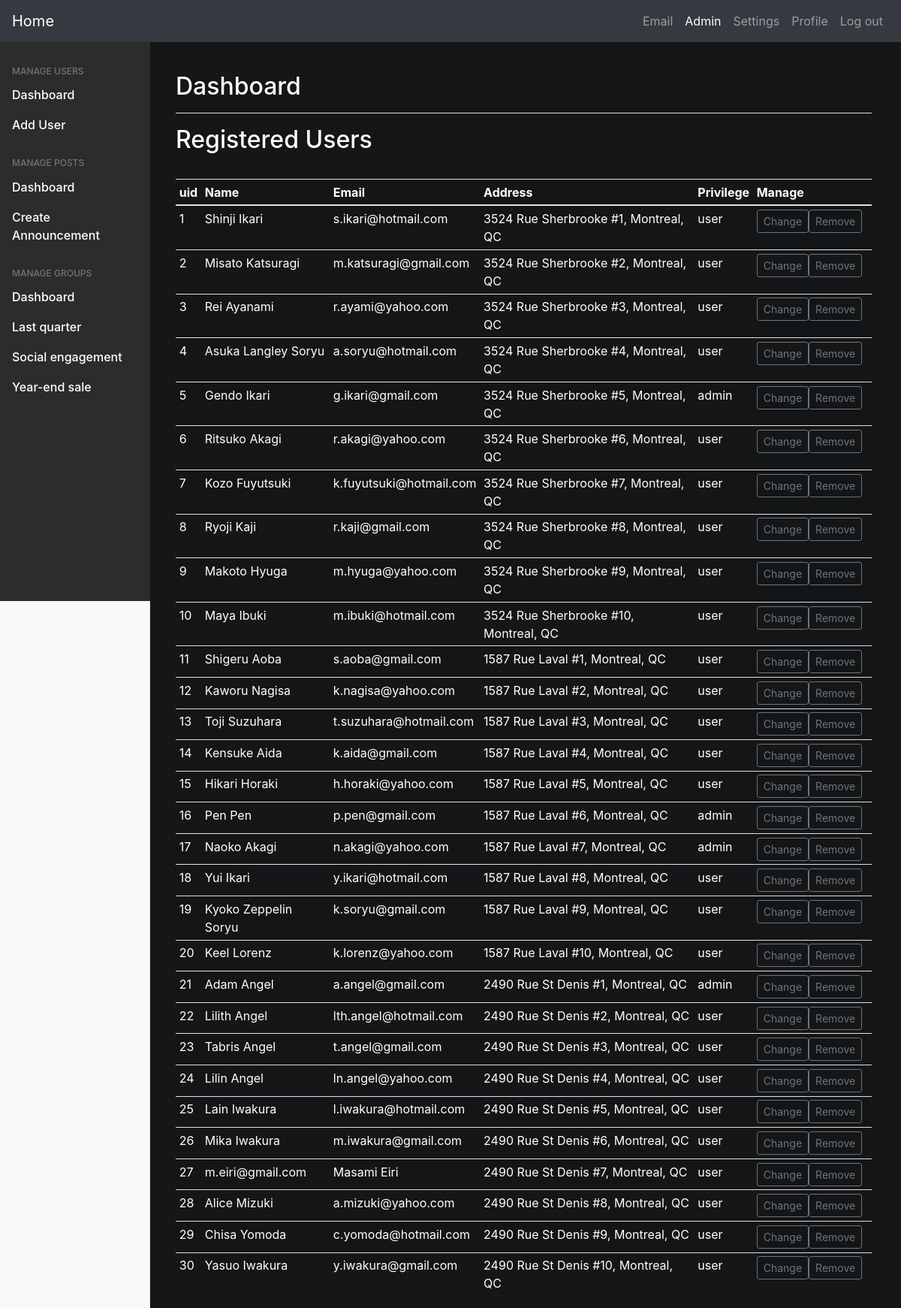
Screenshot of /admin.php (signed in) with the database file from the repository.
### tables this page shows
CREATE TABLE `condo_owners` (
  `user_id` INT NOT NULL AUTO_INCREMENT,
  `name` VARCHAR(45) NOT NULL,
  `email` VARCHAR(45) NOT NULL,
  `password` VARCHAR(255) NOT NULL, 
  `address` VARCHAR(45) NOT NULL,
  `percent_owned` DECIMAL NOT NULL,
  `privilege` VARCHAR(45) NOT NULL,
  PRIMARY KEY (`user_id`)
);

### includes/config_inc.php (called while the page is built, shortened)
<?php
    $home_url = "index.php";
    $register_url = "admin_registration.php";
    $profile_url = "#";
    $logout_url = "includes/logout_inc.php";
    $admin_url = "admin.php";
    $admin_posts_url = "admin_posts.php";
    $admin_announcement_url = "admin_announcement.php";
    $settings_url = "settings.php";
    $active_page = substr($_SERVER["SCRIPT_NAME"],strrpos($_SERVER["SCRIPT_NAME"],"/")+1);
    $email_url = "email.php";

### includes/functions_inc.php (the view, shortened to what this page needs)
<?php
function print_user_table($conn) {
    $sql = "SELECT * FROM condo_owners ORDER BY user_id ASC;";
    $query_result = mysqli_query($conn, $sql);
    echo "<thead>
            <tr>
              <th>uid</th>
              <th>Name</th>
              <th>Email</th>
              <th>Address</th>
              <th>Privilege</th>
              <th>Manage</th>
            </tr>
            </thead>
            <tbody>";
    if($query_result) {
        while($row = mysqli_fetch_assoc($query_result)) {
            echo "<tr>";
            echo "<td>{$row["user_id"]}</td>";
            echo "<td>{$row["name"]}</td>";
            echo "<td>{$row["email"]}</td>";
            echo "<td>{$row["address"]}</td>";
            echo "<td>{$row["privilege"]}</td>";
            echo "<td>
                <div class=\"btn-group mr-2\">
                <a href=\"admin_change_user.php?uid={$row["user_id"]}\"><button type=\"button\" class=\"btn btn-sm btn-outline-secondary\">Change</button></a>
                <a href=\"includes/delete_inc.php?uid={$row["user_id"]}\"><button type=\"button\" class=\"btn btn-sm btn-outline-secondary\">Remove</button>
                </div>
                </td>";
        }
    }
    echo "</tbody>";
}

### templates/header.php (shortened to what this page needs)
<?php
    require_once "includes/config_inc.php";
?>
<!DOCTYPE html>
<html lang="en">
<head>
    <link rel="stylesheet" href="https://cdn.jsdelivr.net/npm/bootstrap@4.5.3/dist/css/bootstrap.min.css">
    <link rel="stylesheet" href="css/style.css">
</head>
<body>
    <nav class="navbar navbar-expand-md bg-dark navbar-dark fixed-top">
        <a class="navbar-brand" href="<?php echo $home_url ?>">Home</a>
        <div class="collapse navbar-collapse" id="collapsibleNavbar">
            <ul class="navbar-nav ml-auto">
                <li class="nav-item">
                <?php
                    if (isset($_SESSION["user_id"])) {
                        echo "<a class=\"nav-link ";
                            if(strpos($active_page, "email") !== false)
                                echo "active";
                        echo "\" href=\"{$email_url}\">Email</a>";
                        if ($_SESSION["privilege"] == "admin") {
                            echo "<li class=\"nav-item\"><a class=\"nav-link ";
                            if(strpos($active_page, "admin") !== false)
                                echo "active";
                            echo "\" href=\"{$admin_url}\">Admin</a></li>";
                        }
                        echo "<li class=\"nav-item\"><a class=\"nav-link ";
                            if($active_page == "{$settings_url}")
                                echo "active";
                            echo "\" href=\"{$settings_url}\">Settings</a></li>";
                        echo "<a class=\"nav-link ";
                            if($active_page == "profile.php")
                                echo "active";
                        echo "\" href=\"{$profile_url}\">Profile</a>";
                    }
                    else {
                        echo "<a class=\"nav-link ";
                            if($active_page == "{$login_url}")
                                echo "active";
                        echo "\" href=\"{$login_url}\">Login</a>";
                    }
                ?>
                </li>
                <li class="nav-item">
                <?php
                    if (isset($_SESSION["user_id"]))
                        echo "<a class=\"nav-link\" href=\"{$logout_url}\">Log out</a>";
                ?>
                </li>
            </ul>
        </div>
    </nav>
    <div class="container-fluid margin-top">

### templates/admin_header.php (shortened to what this page needs)
<?php
    include_once "header.php";
?>
<div class="container-fluid">
<div class="row">
    <nav id="sidebarMenu" class="col-md-3 col-lg-2 d-md-block bg-light sidebar collapse">
    <div class="sidebar-sticky pt-3">
       <h6 class="sidebar-heading d-flex justify-content-between align-items-center px-3 mt-4 mb-1 text-muted">
        <span>Manage Users</span>
        </h6>
        <ul class="nav flex-column">
        <li class="nav-item">
            <a class="nav-link"  href="<?php echo "".$admin_url; ?>">
            Dashboard
            </a>
        </li>
        <li class="nav-item">
            <a class="nav-link" href="<?php echo "".$register_url; ?>">
            Add User
            </a>
        </li>
        </ul>
        <h6 class="sidebar-heading d-flex justify-content-between align-items-center px-3 mt-4 mb-1 text-muted">
        <span>Manage Posts</span>
        </h6>
        <ul class="nav flex-column mb-2">
        <li class="nav-item">
            <a class="nav-link" href="<?php echo "".$admin_posts_url; ?>">
            Dashboard
            </a>
        </li>
        <li class="nav-item">
            <a class="nav-link" href="<?php echo "".$admin_announcement_url; ?>">
            Create Announcement
            </a>
        </li>
        </ul>
        <h6 class="sidebar-heading d-flex justify-content-between align-items-center px-3 mt-4 mb-1 text-muted">
        <span>Manage Groups</span>
        </h6>
        <ul class="nav flex-column mb-2">
        <li class="nav-item">
            <a class="nav-link" href="#">
            Dashboard
            </a>
        </li>
        <li class="nav-item">
            <a class="nav-link" href="#">
            Last quarter
            </a>
        </li>
        <li class="nav-item">
            <a class="nav-link" href="#">
            Social engagement
            </a>
        </li>
        <li class="nav-item">
            <a class="nav-link" href="#">
            Year-end sale
            </a>
        </li>
        </ul>
    </div>
    </nav>
    <main role="main" class="col-md-9 ml-sm-auto col-lg-10 px-md-4">
        <div class="pt-3 pb-2 mb-3 border-bottom">
            <h1 class="h2">Dashboard</h1>
        </div>

### admin.php (shortened to what this page needs)
<?php
    include_once "templates/admin_header.php";
?>
<h2>Registered Users</h2>
<div class="table-responsive sm-margin-top">
<table class="table table-striped table-sm">
    <?php
        require_once "includes/db_handler_inc.php";
        require_once "includes/functions_inc.php";
        print_user_table($conn);
    ?>
</table>
</div>
<?php
    include_once "templates/admin_footer.php";
?>

### templates/admin_footer.php
    </main>
</div>
</div>
<?php
    include_once "footer.php";
?>

### templates/footer.php (shortened to what this page needs)
</div>
</body>
</html>

### css/style.css (style rules this page uses)
body { color: #fff; background-color: #151617; }
.margin-top { margin-top : 5rem; }
.sm-margin-top { margin-top: 2rem; }
.sidebar { position: fixed; top: 0; bottom: 0; left: 0; z-index: 100; padding: 48px 0 0; box-shadow: inset -1px 0 0 rgba(0, 0, 0, .1); }
.sidebar-sticky { position: relative; top: 0; height: calc(100vh - 48px); padding-top: .5rem; overflow-x: hidden; overflow-y: auto; background-color: #2c2c2c }
.sidebar .nav-link { font-weight: 500; color: #fff }
.sidebar-heading { font-size: .75rem; text-transform: uppercase; }
.table { color: inherit; }

### rows the page displays
condo_owners: user_id "1", name "Shinji Ikari", email "s.ikari@hotmail.com", address "3524 Rue Sherbrooke #1, Montreal, QC", privilege "user"
condo_owners: user_id "2", name "Misato Katsuragi", email "m.katsuragi@gmail.com", address "3524 Rue Sherbrooke #2, Montreal, QC", privilege "user"
condo_owners: user_id "3", name "Rei Ayanami", email "r.ayami@yahoo.com", address "3524 Rue Sherbrooke #3, Montreal, QC", privilege "user"
condo_owners: user_id "4", name "Asuka Langley Soryu", email "a.soryu@hotmail.com", address "3524 Rue Sherbrooke #4, Montreal, QC", privilege "user"
condo_owners: user_id "5", name "Gendo Ikari", email "g.ikari@gmail.com", address "3524 Rue Sherbrooke #5, Montreal, QC", privilege "admin"
condo_owners: user_id "6", name "Ritsuko Akagi", email "r.akagi@yahoo.com", address "3524 Rue Sherbrooke #6, Montreal, QC", privilege "user"
condo_owners: user_id "7", name "Kozo Fuyutsuki", email "k.fuyutsuki@hotmail.com", address "3524 Rue Sherbrooke #7, Montreal, QC", privilege "user"
condo_owners: user_id "8", name "Ryoji Kaji", email "r.kaji@gmail.com", address "3524 Rue Sherbrooke #8, Montreal, QC", privilege "user"
condo_owners: user_id "9", name "Makoto Hyuga", email "m.hyuga@yahoo.com", address "3524 Rue Sherbrooke #9, Montreal, QC", privilege "user"
condo_owners: user_id "10", name "Maya Ibuki", email "m.ibuki@hotmail.com", address "3524 Rue Sherbrooke #10, Montreal, QC", privilege "user"
condo_owners: user_id "11", name "Shigeru Aoba", email "s.aoba@gmail.com", address "1587 Rue Laval #1, Montreal, QC", privilege "user"
condo_owners: user_id "12", name "Kaworu Nagisa", email "k.nagisa@yahoo.com", address "1587 Rue Laval #2, Montreal, QC", privilege "user"
condo_owners: user_id "13", name "Toji Suzuhara", email "t.suzuhara@hotmail.com", address "1587 Rue Laval #3, Montreal, QC", privilege "user"
condo_owners: user_id "14", name "Kensuke Aida", email "k.aida@gmail.com", address "1587 Rue Laval #4, Montreal, QC", privilege "user"
condo_owners: user_id "15", name "Hikari Horaki", email "h.horaki@yahoo.com", address "1587 Rue Laval #5, Montreal, QC", privilege "user"
condo_owners: user_id "16", name "Pen Pen", email "p.pen@gmail.com", address "1587 Rue Laval #6, Montreal, QC", privilege "admin"
condo_owners: user_id "17", name "Naoko Akagi", email "n.akagi@yahoo.com", address "1587 Rue Laval #7, Montreal, QC", privilege "admin"
condo_owners: user_id "18", name "Yui Ikari", email "y.ikari@hotmail.com", address "1587 Rue Laval #8, Montreal, QC", privilege "user"
condo_owners: user_id "19", name "Kyoko Zeppelin Soryu", email "k.soryu@gmail.com", address "1587 Rue Laval #9, Montreal, QC", privilege "user"
condo_owners: user_id "20", name "Keel Lorenz", email "k.lorenz@yahoo.com", address "1587 Rue Laval #10, Montreal, QC", privilege "user"
condo_owners: user_id "21", name "Adam Angel", email "a.angel@gmail.com", address "2490 Rue St Denis #1, Montreal, QC", privilege "admin"
condo_owners: user_id "22", name "Lilith Angel", email "lth.angel@hotmail.com", address "2490 Rue St Denis #2, Montreal, QC", privilege "user"
condo_owners: user_id "23", name "Tabris Angel", email "t.angel@gmail.com", address "2490 Rue St Denis #3, Montreal, QC", privilege "user"
condo_owners: user_id "24", name "Lilin Angel", email "ln.angel@yahoo.com", address "2490 Rue St Denis #4, Montreal, QC", privilege "user"
condo_owners: user_id "25", name "Lain Iwakura", email "l.iwakura@hotmail.com", address "2490 Rue St Denis #5, Montreal, QC", privilege "user"
condo_owners: user_id "26", name "Mika Iwakura", email "m.iwakura@gmail.com", address "2490 Rue St Denis #6, Montreal, QC", privilege "user"
condo_owners: user_id "27", name "m.eiri@gmail.com", email "Masami Eiri", address "2490 Rue St Denis #7, Montreal, QC", privilege "user"
condo_owners: user_id "28", name "Alice Mizuki", email "a.mizuki@yahoo.com", address "2490 Rue St Denis #8, Montreal, QC", privilege "user"
condo_owners: user_id "29", name "Chisa Yomoda", email "c.yomoda@hotmail.com", address "2490 Rue St Denis #9, Montreal, QC", privilege "user"
condo_owners: user_id "30", name "Yasuo Iwakura", email "y.iwakura@gmail.com", address "2490 Rue St Denis #10, Montreal, QC", privilege "user"
